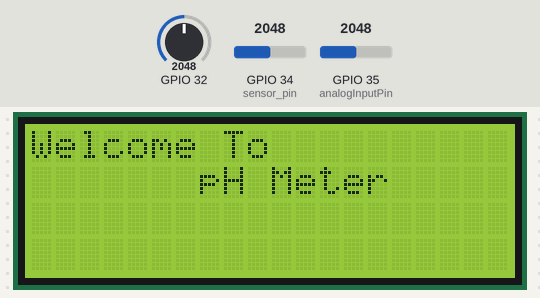
Bench run of a sketch on a simulated ESP32. Shown: 20×4 character LCD. The test bench sets the inputs (shaded band); at power-on: GPIO 32 = 2048, GPIO 34 (sensor_pin) = 2048, GPIO 35 (analogInputPin) = 2048. WiFi joins after 1.5 s; servers stay silent unless stated; what the sketch prints to the serial monitor is not drawn.

Above: at 1.7 s.
At 3.9 s:
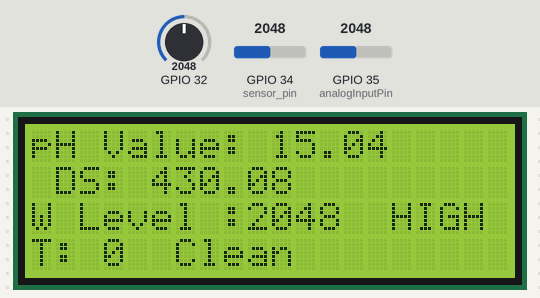

The sketch:

WaterMonitoring.ino
```cpp
#include <WiFi.h>
#include <ThingSpeak.h>
#include <Wire.h>
#include <LiquidCrystal_I2C.h>

#define sensor_pin 34
const int analogInputPin = 35; // Example ADC pin
#define SensorPin 33      // pH meter Analog output to Arduino Analog Input 0

const char *ssid = "EMBEDDEDLAB";
const char *password = "1234567890";

const unsigned long YOUR_CHANNEL_ID = 2535462; // Change data type
const char *thingSpeakApiKey = "DYLM3BJRLY18MAMF";

float calibrationFactor = 0.210; // Example calibration factor
#define SensorPin 34      // pH meter Analog output to Arduino Analog Input 0
float calibration_value = 70.34 + 1.7;

unsigned long int avgValue;  // Store the average value of the sensor feedback
int buf[10], temp;

WiFiClient client; // Define a WiFiClient object

// Initialize the LCD with the I2C address 0x27 and 20x4 characters
LiquidCrystal_I2C lcd(0x27, 20, 4);

void setup() {
    Serial.begin(9600);
    WiFi.begin(ssid, password);
    Serial.print("Connecting to WiFi");
    while (WiFi.status() != WL_CONNECTED) {
        delay(500);
        Serial.print(".");
    }
    Serial.println("Connected to WiFi");
    ThingSpeak.begin(client); // Pass the client object to begin method

    pinMode(SensorPin, INPUT);
    pinMode(sensor_pin, INPUT);

    lcd.begin(20, 4);
    lcd.init();
    lcd.backlight();
    Serial.begin(9600);
    lcd.clear();
    lcd.setCursor(0, 0);
    lcd.print("Welcome To");
    lcd.setCursor(0, 1);
    lcd.print("       pH Meter");
    delay(2000);
    lcd.clear();
}

void loop() {
    for(int i=0;i<10;i++) { // Get 10 sample value from the sensor for smoothing
        buf[i] = analogRead(SensorPin);
        delay(10);
    }
    for(int i=0;i<9;i++) { // Sort the analog from small to large
        for(int j=i+1;j<10;j++) {
            if(buf[i] > buf[j]) {
                temp=buf[i];
                buf[i]=buf[j];
                buf[j]=temp;
            }
        }
    }
    avgValue = 0;
    for(int i=2;i<8;i++) avgValue += buf[i];  // Take the average value of 6 center samples

    float phValue = (float)avgValue * 5.0 / 1024 / 6; // Convert the analog into millivolt
    phValue = -5.70 * phValue + calibration_value; // Convert the millivolt into pH value

    lcd.setCursor(0, 0);
    lcd.print("pH Value: ");
    lcd.print(phValue);
    Serial.println(phValue);

    int sensorValue = analogRead(analogInputPin);
    float tdsValue = sensorValue * calibrationFactor;

    // Print TDS value to LCD
    lcd.setCursor(0, 1);
    lcd.print("TDS: ");
    lcd.print(tdsValue);

    int value = analogRead(32);
    Serial.println(value);
    lcd.setCursor(0, 2);
    lcd.print("W Level :");
    lcd.print(value);

    if (value == 0) {
        lcd.print("  Empty ");
    } else if (value > 1 && value < 350) {
        lcd.print("  LOW   ");
    } else if (value > 350 && value < 510) {
        lcd.print("  Medium");
    } else if (value > 510){
        lcd.print("  HIGH  ");
    }

    int read_ADC = analogRead(sensor_pin);
    if(read_ADC > 208) read_ADC = 208;
    int ntu = map(read_ADC, 0, 208, 300, 0);

    lcd.setCursor(0, 3);
    lcd.print("T: ");
    lcd.print(ntu);
    Serial.println(ntu);
    lcd.setCursor(6, 3); // Set cursor (column by row) indexing from 0
    if(ntu < 10)            lcd.print("Clean");
    if(ntu >= 10 && ntu < 30) lcd.print("Norm Clean");
    if(ntu >= 30)           lcd.print("Very Dirty");

    delay(200);

    // Update ThingSpeak fields with error handling
    int status1 = ThingSpeak.writeField(YOUR_CHANNEL_ID, 1, phValue, thingSpeakApiKey);
    int status2 = ThingSpeak.writeField(YOUR_CHANNEL_ID, 2, tdsValue, thingSpeakApiKey);
    int status3 = ThingSpeak.writeField(YOUR_CHANNEL_ID, 3, value, thingSpeakApiKey);
    int status4 = ThingSpeak.writeField(YOUR_CHANNEL_ID, 4, ntu, thingSpeakApiKey);

    // Check if data was successfully sent
    if (status1 != 200 || status2 != 200 || status3 != 200 || status4 != 200) {
        Serial.println("Error updating ThingSpeak fields");
    }

    delay(15000); // Delay before sending next data (ThingSpeak allows updates every 15 seconds)
}
```

Measured:
- what the display in image 0 shows lasts 2.0 s, from 1.7 s to 3.7 s
